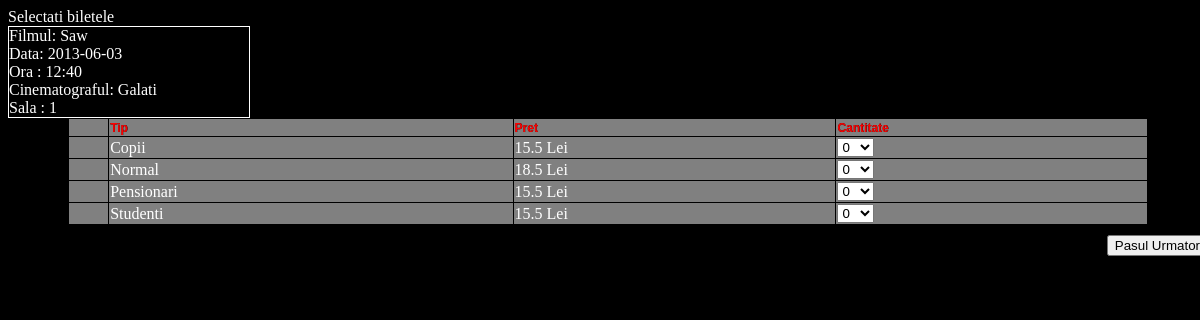
Page /ReservationPage.php?idProgram=1 on the earlier database version.
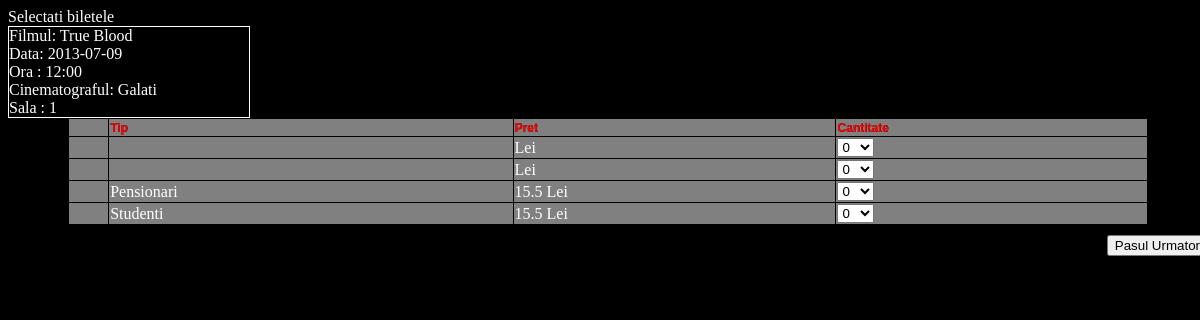
Same page on the later database version.
### tables this page shows
CREATE TABLE `program` (
  `idProgram` int(11) NOT NULL AUTO_INCREMENT,
  `idFilm` int(11) NOT NULL,
  `idCinema` int(11) NOT NULL,
  `data` date DEFAULT NULL,
  `ora` varchar(20) DEFAULT NULL,
  `idSala` int(11) NOT NULL,
  PRIMARY KEY (`idProgram`),
  KEY `idFilm` (`idFilm`),
  KEY `idCinema` (`idCinema`),
  KEY `program_ibfk_3` (`idSala`),
  CONSTRAINT `program_ibfk_1` FOREIGN KEY (`idFilm`) REFERENCES `filme` (`idFilm`) ON DELETE CASCADE ON UPDATE CASCADE,
  CONSTRAINT `program_ibfk_2` FOREIGN KEY (`idCinema`) REFERENCES `cinema` (`idCinema`) ON DELETE CASCADE ON UPDATE CASCADE,
  CONSTRAINT `program_ibfk_3` FOREIGN KEY (`idSala`) REFERENCES `sali` (`idSala`) ON DELETE CASCADE ON UPDATE CASCADE
);

CREATE TABLE `filme` (
  `idFilm` int(11) NOT NULL AUTO_INCREMENT,
  `titlu` varchar(40) NOT NULL,
  `an` int(11) NOT NULL,
  `timp_desf` int(11) NOT NULL,
  `descriere` text NOT NULL,
  `regia` varchar(30) DEFAULT NULL,
  `imagine` varchar(50) DEFAULT NULL,
  `roluri_principale` varchar(100) DEFAULT NULL,
  `idGen` int(11) DEFAULT NULL,
  PRIMARY KEY (`idFilm`),
  KEY `idGen` (`idGen`),
  CONSTRAINT `gen_film_ibfk_1` FOREIGN KEY (`idGen`) REFERENCES `gen_film` (`id`) ON DELETE CASCADE ON UPDATE CASCADE
);

CREATE TABLE `reduceri` (
  `idReducere` int(11) NOT NULL AUTO_INCREMENT,
  `tip` varchar(55) NOT NULL,
  `pret` double DEFAULT NULL,
  PRIMARY KEY (`idReducere`)
);

CREATE TABLE `cinema` (
  `idCinema` int(11) NOT NULL AUTO_INCREMENT,
  `nume` varchar(20) DEFAULT NULL,
  PRIMARY KEY (`idCinema`)
);

CREATE TABLE `sali` (
  `idSala` int(11) NOT NULL AUTO_INCREMENT,
  `nr_sala` int(11) NOT NULL,
  `idTip` int(11) NOT NULL,
  PRIMARY KEY (`idSala`),
  KEY `idTip` (`idTip`),
  CONSTRAINT `sali_ibfk_1` FOREIGN KEY (`idTip`) REFERENCES `tip_sala` (`id`) ON DELETE CASCADE ON UPDATE CASCADE
);

### ReservationPage.php (the view, shortened to what the changed rows need)
<?php
    $query1 = "SELECT tip, pret FROM reduceri WHERE idReducere=1";
    $rez1 = mysql_query($query1);
    $row1 = mysql_fetch_array($rez1);
    $query2 = "SELECT tip, pret FROM reduceri WHERE idReducere=2";
    $rez2 = mysql_query($query2);
    $row2 = mysql_fetch_array($rez2);
    $rezervare = detalii_rezervare();
	function detalii_rezervare(){
		$idProgram=$_GET['idProgram'];
		$query="select
		            f.titlu, p.data, p.ora, c.nume, s.nr_sala
                from program p, filme f, cinema c, sali s
                where p.idFilm=f.idFilm
                and c.idCinema=p.idCinema
                and p.idSala=s.idSala
                and p.idProgram='$idProgram'";
		$result=mysql_query($query);
        $row = mysql_fetch_object($result);
        $rezervare = new Rezervare();
        $rezervare->idProgram = $idProgram;
        $rezervare->film = $row->titlu;
        $rezervare->cinema = $row->nume;
        $rezervare->data = $row->data;
        $rezervare->ora=$row->ora;
        $rezervare->sala=$row->nr_sala;
        return $rezervare;
    }
?>
<html>
<head>
<link href="reservation.css" rel="stylesheet" type="text/css"/>
</head>
<body>
	<div id="content">
	<table cellspacing="0" cellpadding="0" style="width:100%; border-width:0px;">
			<tr>
				<td>
					<p>
						<table width="100%" cellspacing="0" cellpadding="0" border="0">
							<tbody>
								<tr>
									<td align="left">
										<div id="results">
                                           <span>Filmul: <?= $rezervare->film;?></span><br/>
                                            <span> Data: <?= $rezervare->data;?></span></br>
                                            <span>Ora : <?= $rezervare->ora;?></span></br>
                                            <span>Cinematograful: <?= $rezervare->cinema;?></span></br>
                                            <span>Sala : <?= $rezervare->sala ?></span>
										</div>
									</td>
								</tr>
							</tbody>
						</table>
					</p>
				</td>
			</tr>
			<tr>
				<td align="left">
				<p>
					<table style="width:90%; border: 1px solid black; border-collapse:collapse; background-color:gray; color:white; margin:0 auto;"  >
							<tr style=" font-size: 12px; text-shadow: 0.01em 0.01em 0.01em #000000;">
								<th style="border: 1px solid black;">
								</th>
								<th style=" border: 1px solid black;color: red;font-family: Verdana,Arial,Helvetica,sans-serif;text-shadow: 0.01em 0.01em 0.01em #000000;text-align:left;" >
									Tip
								</th>
								<th style=" border: 1px solid black;color: red;font-family: Verdana,Arial,Helvetica,sans-serif;text-shadow: 0.01em 0.01em 0.01em #000000;text-align:left;" >
									Pret
								</th>
								<th style=" border: 1px solid black;color: red;font-family: Verdana,Arial,Helvetica,sans-serif;text-shadow: 0.01em 0.01em 0.01em #000000;text-align:left;" >
									Cantitate
						   		</th>
				            </tr>
							<tr>
								<td style="border: 1px solid black;">&nbsp;</td>
								<td id="tip1" style="border: 1px solid black;">
								<span ><?= $row1['tip'] ?></span>
								</td>
								<td id="pret1" style="border: 1px solid black;">
								<span ><?= $row1['pret']?> Lei</span>
								</td>
								<td style="border: 1px solid black;">
								<select id="redurecere_1"  class="numbers">
								</select>
								</td>
							</tr>
							<tr>
							    <td style="border: 1px solid black;">&nbsp;</td>
								<td id="tip2" style="border: 1px solid black;">
								<span><?= $row2['tip'];?></span>
								</td>
								<td id="pret2" style="border: 1px solid black;">
								<span><?= $row2['pret'];?> Lei</span>
								</td>
								<td style="border: 1px solid black;">
								<select  id="redurecere_2" class="numbers">
								</select>
								</td>
							</tr>
					</table>
					</p>
				</td>
			</tr>
	</table>
	</div>
</body>
</html>

Differences in the rows shown:
removed reduceri: tip "Copii", pret "15.5"
removed reduceri: tip "Normal", pret "18.5"
changed program "Galati": idFilm.titlu "Saw" → "True Blood"; data "2013-06-03" → "2013-07-09"; ora "12:40" → "12:00"
